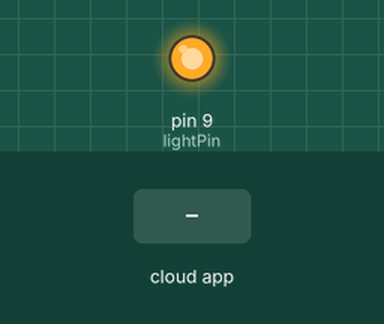
This sketch was run on a simulated Arduino Uno, built with avr-gcc and run on an emulated ATmega328P. Parts: output pins drawn as LEDs (lit = HIGH). The test bench sets the inputs (shaded band). The ROS host is connected and sends only what is stated.

Above: at 1.2 s.
1.3 s: the phone or cloud app sets engage to 1
At 1.67 s:
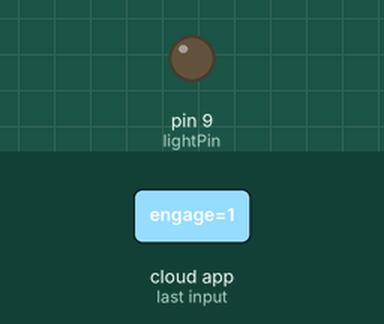
Timing chart, 0 to 4.3 s (numbered marks = the images above; inputs shaded):
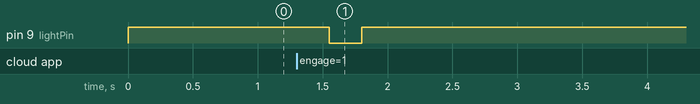

The sketch:

eStopPublisher.ino
```cpp
///*
// * E Stop Publisher
// * Author: Muhammad Suleman, Maxwell Nguyen, Roshan Cheriyan, Malachai Smith
// * Author for led Maxwell Nguyen

#include <ros.h>

#include <std_msgs/Bool.h>

void CheckAutonomousCallback(const std_msgs::Bool & vehicle_engage_msg);

//All of the ROS definitions
ros::NodeHandle nh; //Handles the various nodes
std_msgs::Bool bool_msg;

//Initialize the ROS node, the subscribing node, and the publishing node
ros::Publisher estop_pub("gem_estop", & bool_msg);

//The node we are subscribing to for the autonomous light to either be on or off
ros::Subscriber < std_msgs::Bool > vehicle_engage("vehicle/engage", & CheckAutonomousCallback);

//Defines the arduino pins
//int inputPin = A4;  //Input Voltage (A4)
int lightPin = 9; //Output Signal (D4)
int estop1 = 2; //E-Stop Pin (D2)
int estop2 = 3; //E-Stop Pin (D3)
int estop3 = 4; //E-Stop Pin (D4) -- SEE WHAT PINS ARE AVAILABLE. COULD DAISY CHAIN THE ESTOPS TOGETHER TO ONE PIN
int estop4 = 5; //E-Stop Pin (D5)
bool flag = false;

void CheckAutonomousCallback(const std_msgs::Bool & vehicle_engage_msg) {
   flag = vehicle_engage_msg.data;
}

void setup() {
  nh.initNode();
  pinMode(lightPin, OUTPUT);
  pinMode(estop1, INPUT);
  pinMode(estop2, INPUT);
  pinMode(estop3, INPUT);
  pinMode(estop4, INPUT);

  nh.advertise(estop_pub);
  nh.subscribe(vehicle_engage);
}

//Main loop that the program runs
void loop() {
  // Makes the light in stead state
  digitalWrite(lightPin, HIGH);
  if (flag) {
    delay(250);
    digitalWrite(lightPin, LOW);
    delay(250);
    flag = false;
  }

  // Checks for estop button press event
  if ((estop1 || estop2 || estop3 || estop4) == LOW) {
    bool_msg.data = true;
  } else {
    bool_msg.data = false;
  }
  estop_pub.publish( & bool_msg);
  nh.spinOnce();
}
```

Measured:
- after the input at 1.3 s, pin 9 (lightPin): HIGH → LOW after 0.25 s, → HIGH 0.25 s later
